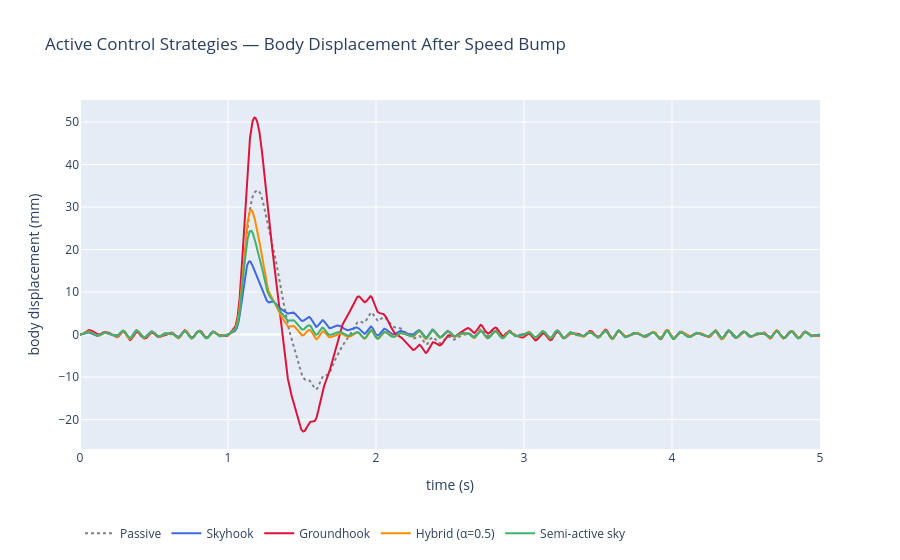
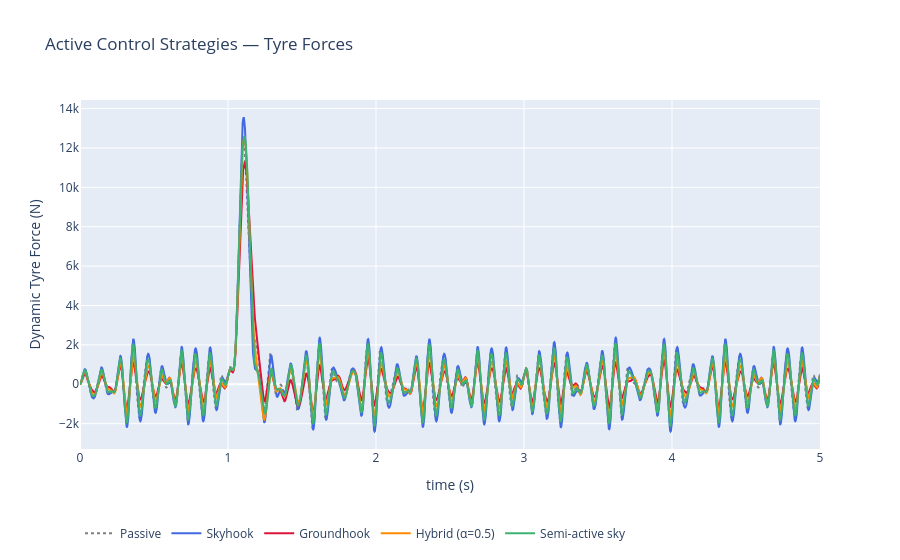

Source (notebook cell) for these figures, in order:
### Code cell
# Overlay body displacement for all controller strategies
palette = {
    'Passive':         'grey',
    'Skyhook':         'royalblue',
    'Groundhook':      'crimson',
    'Hybrid (α=0.5)':  'darkorange',
    'Semi-active sky': 'mediumseagreen',
}
fig3 = go.Figure()
for name, r in ctrl_results.items():
    fig3.add_trace(go.Scatter(
        x=r.time, y=r.state[:, 0] * 1000,
        mode='lines', name=name,
        line={'color': palette[name], 'dash': 'dot' if name == 'Passive' else 'solid'},
    ))
fig3.update_layout(
    title='Active Control Strategies — Body Displacement After Speed Bump',
    xaxis_title='time (s)', yaxis_title='body displacement (mm)',
    legend={'orientation': 'h', 'y': -0.2},
)
fig3.show()
fig3.write_image(str(IMG_DIR / 'qc_controllers.png'), width=1200, height=500, scale=2)


# show tyre loading
fig3b = go.Figure()
for name, r in ctrl_results.items():
    fig3b.add_trace(go.Scatter(
        x=r.time, y=K_T * r.state[:, 2],
        mode='lines', name=name,
        line={'color': palette[name], 'dash': 'dot' if name == 'Passive' else 'solid'},
    ))
fig3b.update_layout(
    title='Active Control Strategies — Tyre Forces',
    xaxis_title='time (s)', yaxis_title='Dynamic Tyre Force (N)',
    legend={'orientation': 'h', 'y': -0.2},
)
fig3b.show()
#fig3b.write_image(str(IMG_DIR / 'qc_controllers.png'), width=1200, height=500, scale=2)

### Figure 1 — Plotly figure (JSON) as saved in the notebook; plotly's stock layout.template omitted (floating-point values rounded to 4 significant figures; data arrays with more than 128 entries replaced by an {"elided": "..."} marker saying what was removed)
{"data": [{"line": {"color": "grey", "dash": "dot"}, "mode": "lines", "name": "Passive", "type": "scatter", "x": {"elided": "5001 float values"}, "y": {"elided": "5001 float values"}}, {"line": {"color": "royalblue", "dash": "solid"}, "mode": "lines", "name": "Skyhook", "type": "scatter", "x": {"elided": "5001 float values"}, "y": {"elided": "5001 float values"}}, {"line": {"color": "crimson", "dash": "solid"}, "mode": "lines", "name": "Groundhook", "type": "scatter", "x": {"elided": "5001 float values"}, "y": {"elided": "5001 float values"}}, {"line": {"color": "darkorange", "dash": "solid"}, "mode": "lines", "name": "Hybrid (α=0.5)", "type": "scatter", "x": {"elided": "5001 float values"}, "y": {"elided": "5001 float values"}}, {"line": {"color": "mediumseagreen", "dash": "solid"}, "mode": "lines", "name": "Semi-active sky", "type": "scatter", "x": {"elided": "5001 float values"}, "y": {"elided": "5001 float values"}}], "layout": {"legend": {"orientation": "h", "y": -0.2}, "title": {"text": "Active Control Strategies — Body Displacement After Speed Bump"}, "xaxis": {"title": {"text": "time (s)"}}, "yaxis": {"title": {"text": "body displacement (mm)"}}}}

### Figure 2 — Plotly figure (JSON) as saved in the notebook; plotly's stock layout.template omitted (floating-point values rounded to 4 significant figures; data arrays with more than 128 entries replaced by an {"elided": "..."} marker saying what was removed)
{"data": [{"line": {"color": "grey", "dash": "dot"}, "mode": "lines", "name": "Passive", "type": "scatter", "x": {"elided": "5001 float values"}, "y": {"elided": "5001 float values"}}, {"line": {"color": "royalblue", "dash": "solid"}, "mode": "lines", "name": "Skyhook", "type": "scatter", "x": {"elided": "5001 float values"}, "y": {"elided": "5001 float values"}}, {"line": {"color": "crimson", "dash": "solid"}, "mode": "lines", "name": "Groundhook", "type": "scatter", "x": {"elided": "5001 float values"}, "y": {"elided": "5001 float values"}}, {"line": {"color": "darkorange", "dash": "solid"}, "mode": "lines", "name": "Hybrid (α=0.5)", "type": "scatter", "x": {"elided": "5001 float values"}, "y": {"elided": "5001 float values"}}, {"line": {"color": "mediumseagreen", "dash": "solid"}, "mode": "lines", "name": "Semi-active sky", "type": "scatter", "x": {"elided": "5001 float values"}, "y": {"elided": "5001 float values"}}], "layout": {"legend": {"orientation": "h", "y": -0.2}, "title": {"text": "Active Control Strategies — Tyre Forces"}, "xaxis": {"title": {"text": "time (s)"}}, "yaxis": {"title": {"text": "Dynamic Tyre Force (N)"}}}}
